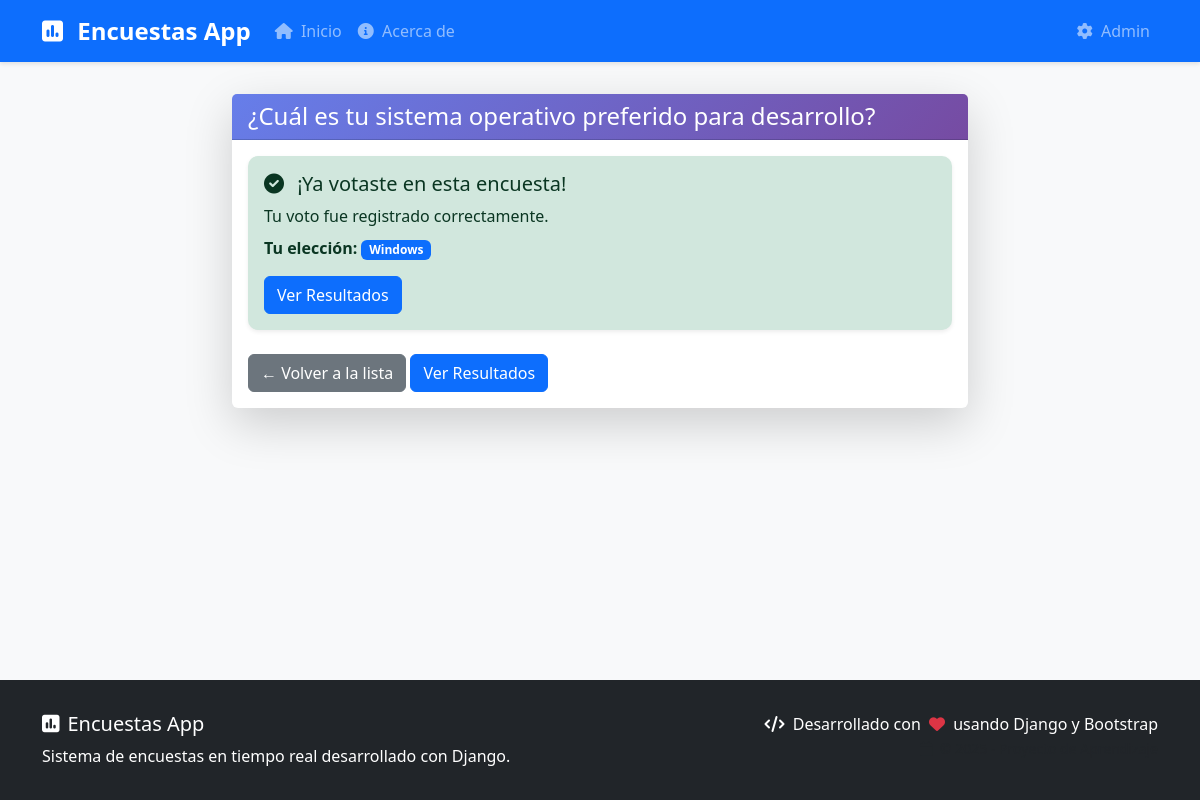
Screenshot of /3/ with the database file from the repository.
### polls/models.py (models this page shows, shortened)
class Question(models.Model):
    question_text = models.CharField(
        max_length=200,
        verbose_name="Texto de la pregunta",
        help_text="Escribe la pregunta que quieres hacer en la encuesta"
    )
    pub_date = models.DateTimeField(
        verbose_name="Fecha de publicación",
        help_text="Cuándo se publicó esta encuesta"
    )
    created_by = models.ForeignKey(
        User,
        on_delete=models.SET_NULL,
        null=True,
        blank=True,
        verbose_name="Creado por",
        help_text="Usuario que creó esta encuesta"
    )
    is_active = models.BooleanField(
        default=True,
        verbose_name="¿Está activa?",
        help_text="Las encuestas inactivas no aparecen en la lista principal"
    )
    created_at = models.DateTimeField(
        auto_now_add=True,
        verbose_name="Fecha de creación"
    )
    updated_at = models.DateTimeField(
        auto_now=True,
        verbose_name="Última actualización"
    )
    class Meta:
        verbose_name = "Pregunta"
        verbose_name_plural = "Preguntas"
        ordering = ['-pub_date']  # Ordenar por fecha de publicación (más recientes primero)
    def total_votes(self):
        return Vote.objects.filter(choice__question=self).count()

class Choice(models.Model):
    question = models.ForeignKey(
        Question,
        on_delete=models.CASCADE,
        verbose_name="Pregunta",
        help_text="La pregunta a la que pertenece esta opción"
    )
    choice_text = models.CharField(
        max_length=200,
        verbose_name="Texto de la opción",
        help_text="Escribe el texto de esta opción de respuesta"
    )
    created_at = models.DateTimeField(
        auto_now_add=True,
        verbose_name="Fecha de creación"
    )
    class Meta:
        verbose_name = "Opción"
        verbose_name_plural = "Opciones"
        ordering = ['id']  # Ordenar por ID (orden de creación)

### polls/views.py (the view)
# urls.py: path('<int:question_id>/', views.detail, name='detail'),
def detail(request, question_id):
    question = get_object_or_404(
        Question.objects.select_related('created_by').prefetch_related('choice_set'),
        pk=question_id,
        is_active=True  # Solo mostrar encuestas activas
    )
    user_has_voted = False
    user_vote_choice = None
    client_ip = get_client_ip(request)
    existing_vote = Vote.objects.filter(
        choice__question=question,
        voter_ip=client_ip
    ).first()
    if request.user.is_authenticated and not existing_vote:
        existing_vote = Vote.objects.filter(
            choice__question=question,
            user=request.user
        ).first()
    if existing_vote:
        user_has_voted = True
        user_vote_choice = existing_vote.choice
    context = {
        'question': question,
        'user_has_voted': user_has_voted,
        'user_vote_choice': user_vote_choice,
        'total_votes': question.total_votes(),
    }
    return render(request, 'polls/detail_simple.html', context)

### polls/views.py (called while the page is built)
def get_client_ip(request):
    x_forwarded_for = request.META.get('HTTP_X_FORWARDED_FOR')
    if x_forwarded_for:
        ip = x_forwarded_for.split(',')[0]
    else:
        ip = request.META.get('REMOTE_ADDR')
    return ip

### polls/templates/polls/detail_simple.html (shortened to what this page needs)
{% extends "polls/base.html" %}
{% block content %}
<div class="row">
    <div class="col-lg-8 mx-auto">
        <div class="card shadow-lg border-0">
            <div class="card-header" style="background: linear-gradient(135deg, #667eea 0%, #764ba2 100%); color: white;">
                <h1 class="h4 mb-0 text-white font-weight-bold">{{ question.question_text }}</h1>
            </div>
            <div class="card-body">
                {% if user_has_voted %}
                    <div class="alert alert-success border-0 shadow-sm">
                        <h5 class="alert-heading">
                            <i class="fas fa-check-circle me-2"></i>
                            ¡Ya votaste en esta encuesta!
                        </h5>
                        <p class="mb-2">Tu voto fue registrado correctamente.</p>
                        {% if user_vote_choice %}
                            <p class="mb-3">
                                <strong>Tu elección:</strong>
                                <span class="badge bg-primary">{{ user_vote_choice.choice_text }}</span>
                            </p>
                        {% endif %}
                        <a href="{% url 'polls:results' question.id %}" class="btn btn-primary">Ver Resultados</a>
                    </div>
                {% endif %}
                <div class="mt-4">
                    <a href="{% url 'polls:index' %}" class="btn btn-secondary">← Volver a la lista</a>
                    <a href="{% url 'polls:results' question.id %}" class="btn btn-primary">Ver Resultados</a>
                </div>
            </div>
        </div>
    </div>
</div>
{% endblock %}

### polls/templates/polls/base.html (style rules this page uses)
:root { --primary-color: #007bff; --secondary-color: #6c757d; --success-color: #28a745; --warning-color: #ffc107; --danger-color: #dc3545; --dark-color: #343a40; --light-color: #f8f9fa; }
body { background-color: #f8f9fa; font-family: 'Segoe UI', Tahoma, Geneva, Verdana, sans-serif; min-height: 100vh; display: flex; flex-direction: column; }
.alert { border-radius: 10px; border: none; }

### rows the page displays
Question: question_text "¿Cuál es tu sistema operativo preferido para desarrollo?"
Choice: choice_text "Windows"
